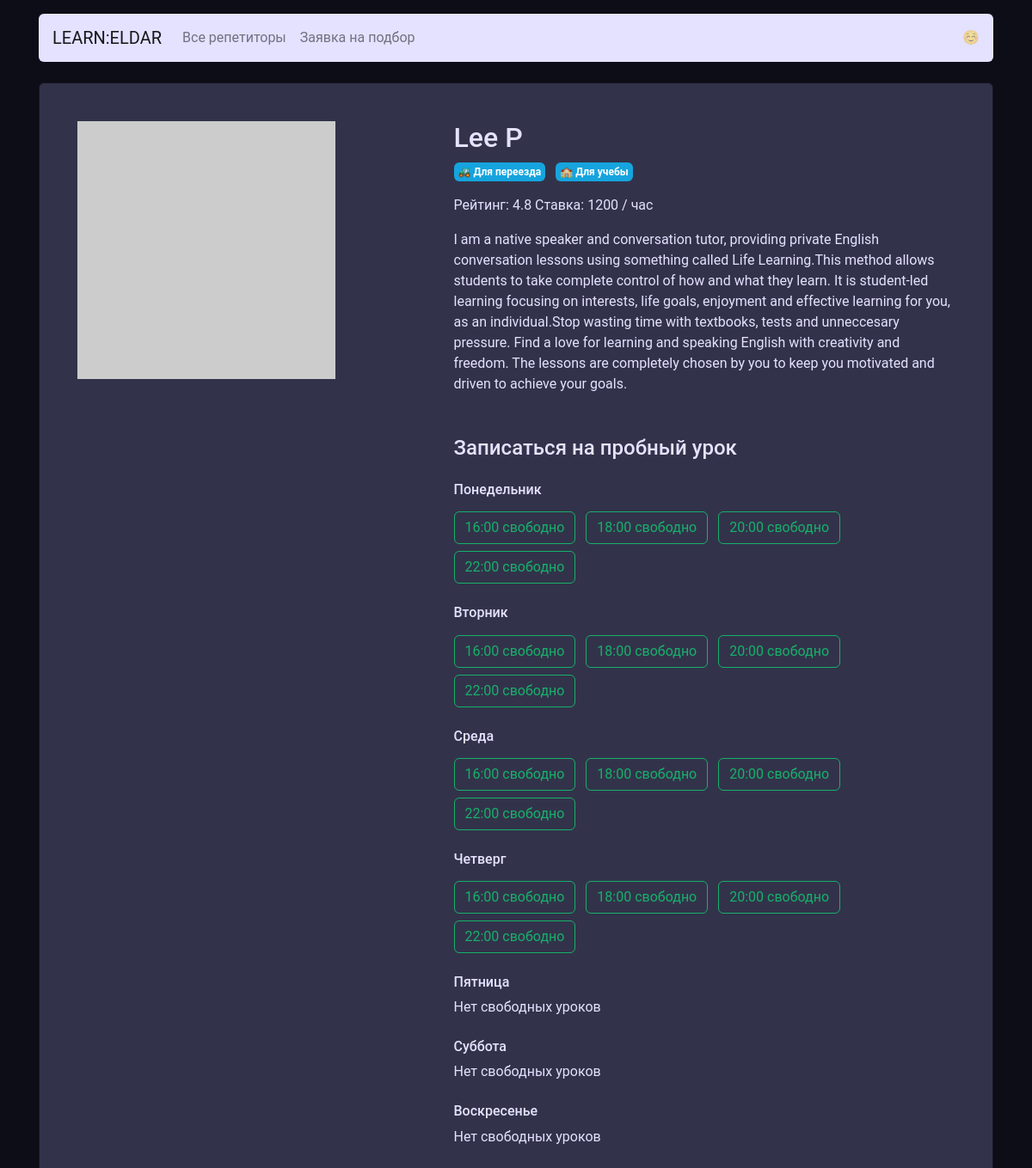
The page /profile/2 on the database its author committed.
### app.py (models this page shows)
class Teachers(db.Model):
    __tablename__ = 'teachers'
    id = db.Column('ID', db.Integer, primary_key=True)
    name = db.Column('Name', db.String)
    about = db.Column('About', db.String)
    rating = db.Column('Rating', db.Float)
    picture = db.Column('Picture', db.String)
    price = db.Column('Price', db.Integer)
    schedule = db.relationship('Schedule', backref='teacher')
    goals = db.relationship('Goals', secondary=teacher_goals_association, backref='teacher')
    booking = db.relationship('Booking', backref='teacher')

class Goals(db.Model):
    __tablename__ = 'goals'
    id = db.Column('ID', db.Integer, primary_key=True)
    goal_slug = db.Column('Goal slug', db.String)
    goal_text = db.Column('Goal text', db.String)

class Schedule(db.Model):
    __tablename__ = 'schedule'
    id = db.Column('ID', db.Integer, primary_key=True)
    week_day = db.Column('Week Day', db.String)
    timing = db.Column('Timing', db.String)
    teacher_id = db.Column('Teacher ID', db.Integer, db.ForeignKey('teachers.ID', ondelete='CASCADE'))

### app.py (the view)
@app.route('/profile/<int:id>')
def profiles_render(id):
    teacher_slots = db.session.query(Schedule).filter(Schedule.teacher_id == id).all()
    slots = {'mon': [], 'tue': [], 'wed': [], 'thu': [], 'fri': [], 'sat': [], 'sun': []}
    teacher_id = db.session.query(Teachers).get_or_404(id)
    for i in teacher_slots:
        slots[i.week_day].append(i.timing)
    return render_template('profile.html',
                           teacher=teacher_id,
                           teacher_slots=slots,
                           goals=goals,
                           week_days=week_days)

### templates/profile.html
{% extends 'base.html' %} {% block body %}
  <main class="container mt-3">
    <div class="card my-4 mx-auto">
      <div class="card-body m-2 m-md-4">
        <article class="row">
          <div class="col-5"><img src="{{ teacher.picture }}" class="img-fluid" alt=""></div>
          <div class="col-7">
            <section class="teacher=info">
              <h1 class="h2">{{ teacher.name }}</h1>
              <p>
                {% for badge in teacher.goals %}
                  <span class="badge badge-secondary mr-2" style="padding: 5px">
                {{ badge.goal_text }}
                  </span>
                {% endfor %}
              </p>
                <p>Рейтинг: {{ teacher.rating }} Ставка: {{ teacher.price }} / час</p>
                <p>{{ teacher.about }}</p>
            </section>
            <section class="available">
              <h4 class="mb-4 mt-5">Записаться на пробный урок</h4>
              {% for key, value in teacher_slots.items() %}
                <h6 class="mt-4">{{ week_days[key] }}</h6>
              {% if value | length == 0 %}
                <p>Нет свободных уроков</p>
              {% else %}
              {% for slot in value | sort %}
                <a href="/booking/{{teacher.id}}/{{ key }}/{{ slot | replace(':','-') }}"
                   class="btn btn-outline-success mr-2"
                   style="margin-top: 8px">{{ slot }} свободно</a>
              {% endfor %}
              {% endif %}
              {% endfor %}
            </section>
          </div>
        </article>
      </div>
    </div>
  </main>
{% endblock %}

### rows shown on the page
Teachers: name "Lee P", rating "4.8", price "1200", about "I am a native speaker and conversation tutor, providing private English conversation lessons using something called Life Learning.This method allows students to take complete control of how and what they learn. It is student-led learning focusing on interests, life goals, enjoyment and effective learning for you, as an individual.Stop wasting time with textbooks, tests and unneccesary pressure. Find a love for learning and speaking English with creativity and freedom. The lessons are completely chosen by you to keep you motivated and driven to achieve your goals."
Goals: goal_text "🚜 Для переезда"
Goals: goal_text "🏫 Для учебы"
Schedule: Timing "16:00"
Schedule: Timing "18:00"
Schedule: Timing "20:00"
Schedule: Timing "22:00"
Schedule: Timing "16:00"
Schedule: Timing "18:00"
Schedule: Timing "20:00"
Schedule: Timing "22:00"
Schedule: Timing "16:00"
Schedule: Timing "18:00"
Schedule: Timing "20:00"
Schedule: Timing "22:00"
Schedule: Timing "16:00"
Schedule: Timing "18:00"
Schedule: Timing "20:00"
Schedule: Timing "22:00"

### other values the page prints
{{ week_days[key] }} "Понедельник" "Вторник" "Среда" "Четверг" "Пятница" "Суббота" "Воскресенье"
